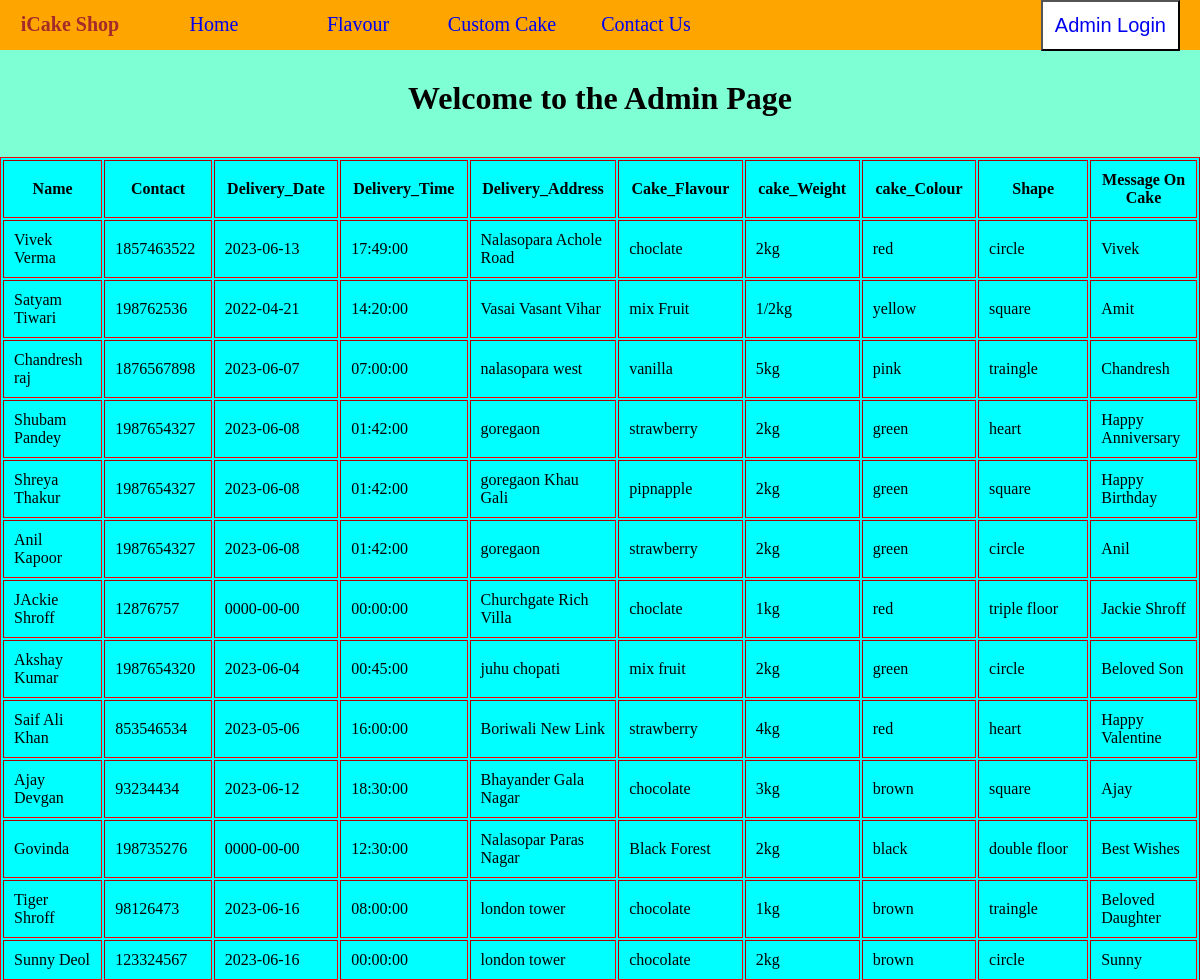
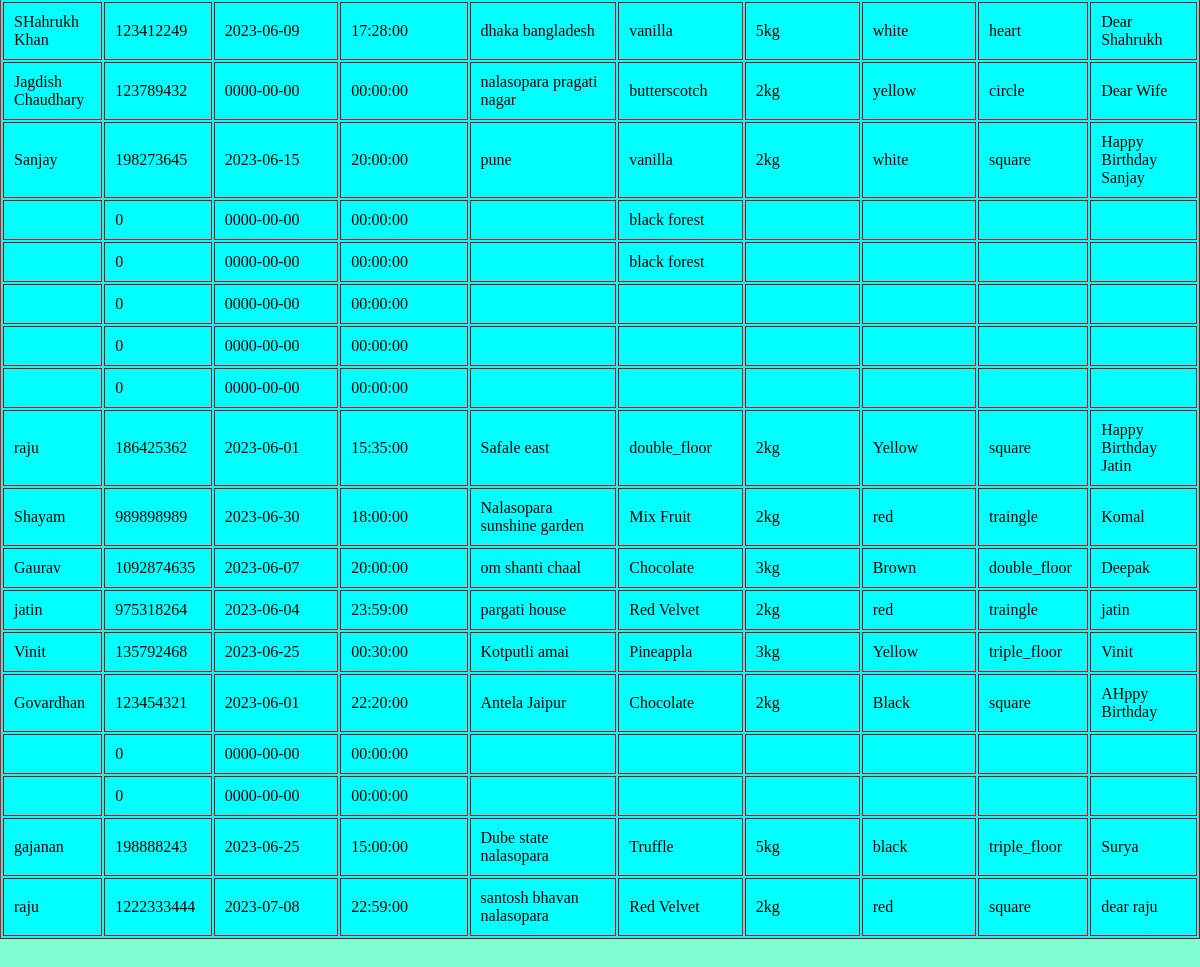
The page /customdetail.php on the database its author committed (2 pictures, top to bottom).
### tables this page shows
CREATE TABLE `customcake` (
  `sr_no` int(10) NOT NULL,
  `name` varchar(20) NOT NULL,
  `contact` int(10) NOT NULL,
  `delivery_date` date NOT NULL,
  `delivery_time` time NOT NULL,
  `address` varchar(40) NOT NULL,
  `flavour` varchar(20) NOT NULL,
  `weight` varchar(10) NOT NULL,
  `colour` varchar(15) NOT NULL,
  `shape` varchar(20) NOT NULL,
  `message` varchar(30) NOT NULL
);

### customdetail.php (the view, shortened to what this page needs)
<!DOCTYPE html>
<html lang="en">
<head>
</head>
<body>
    <?php include "nav.php";
    echo "<h1 class='t1 t2'> Welcome ". $_SESSION['username']." to the Admin Page</h1>";
    ?>
    <table border="1" class="tb">
        <tr>
            <th>Name</th>
            <th>Contact</th>
            <th>Delivery_Date</th>
            <th>Delivery_Time</th>
            <th>Delivery_Address</th>
            <th>Cake_Flavour</th>
            <th>cake_Weight</th>
            <th>cake_Colour</th>
            <th>Shape</th>
            <th>Message On Cake</th>
        </tr>
    <?php
    $sql="SELECT * FROM `customcake`";
    $result=mysqli_query($connect,$sql);
    while($row=mysqli_fetch_assoc($result)){
    echo '
        <tr>
            <td>'.$row['name'].'</td>
            <td>'.$row['contact'].'</td>
            <td>'.$row['delivery_date'].'</td>
            <td>'.$row['delivery_time'].'</td>
            <td>'.$row['address'].'</td>
            <td>'.$row['flavour'].'</td>
            <td>'.$row['weight'].'</td>
            <td>'.$row['colour'].'</td>
            <td>'.$row['shape'].'</td>
            <td>'.$row['message'].'</td>
        </tr>
    ';
    }
?>
</table>
</body>
</html>

### customdetail.php (style rules this page uses)
* { margin:0px; padding:0px; box-sizing:border-box; }
body { background-color:aquamarine; }
.tb th { padding: 10px; width: 200px; }
.tb td { padding: 10px; }
.tb { margin-top:190px; margin: auto auto; margin-bottom: 100px; background-color:aqua; border-color:red; }
.t1 { text-align:center; }
.t2 { margin-top:30px; margin-bottom:40px; }

### nav.php (style rules this page uses)
* { margin: 0; padding: 0; box-sizing: border-box; }
html { scroll-behavior:smooth; }

### rows shown on the page
customcake: name "Vivek Verma", contact "1857463522", delivery_date "2023-06-13", delivery_time "17:49:00", address "Nalasopara Achole Road", flavour "choclate", weight "2kg", colour "red", shape "circle", message "Vivek"
customcake: name "Satyam Tiwari", contact "198762536", delivery_date "2022-04-21", delivery_time "14:20:00", address "Vasai Vasant Vihar", flavour "mix Fruit", weight "1/2kg", colour "yellow", shape "square", message "Amit"
customcake: name "Chandresh raj", contact "1876567898", delivery_date "2023-06-07", delivery_time "07:00:00", address "nalasopara west", flavour "vanilla", weight "5kg", colour "pink", shape "traingle", message "Chandresh"
customcake: name "Shubam Pandey", contact "1987654327", delivery_date "2023-06-08", delivery_time "01:42:00", address "goregaon", flavour "strawberry", weight "2kg", colour "green", shape "heart", message "Happy Anniversary"
customcake: name "Shreya Thakur", contact "1987654327", delivery_date "2023-06-08", delivery_time "01:42:00", address "goregaon Khau Gali", flavour "pipnapple", weight "2kg", colour "green", shape "square", message "Happy Birthday"
customcake: name "Anil Kapoor", contact "1987654327", delivery_date "2023-06-08", delivery_time "01:42:00", address "goregaon", flavour "strawberry", weight "2kg", colour "green", shape "circle", message "Anil"
customcake: name "JAckie Shroff", contact "12876757", delivery_date "0000-00-00", delivery_time "00:00:00", address "Churchgate Rich Villa", flavour "choclate", weight "1kg", colour "red", shape "triple floor", message "Jackie Shroff"
customcake: name "Akshay Kumar", contact "1987654320", delivery_date "2023-06-04", delivery_time "00:45:00", address "juhu chopati", flavour "mix fruit", weight "2kg", colour "green", shape "circle", message "Beloved Son"
customcake: name "Saif Ali Khan", contact "853546534", delivery_date "2023-05-06", delivery_time "16:00:00", address "Boriwali New Link", flavour "strawberry", weight "4kg", colour "red", shape "heart", message "Happy Valentine"
customcake: name "Ajay Devgan", contact "93234434", delivery_date "2023-06-12", delivery_time "18:30:00", address "Bhayander Gala Nagar", flavour "chocolate", weight "3kg", colour "brown", shape "square", message "Ajay"
customcake: name "Govinda", contact "198735276", delivery_date "0000-00-00", delivery_time "12:30:00", address "Nalasopar Paras Nagar", flavour "Black Forest", weight "2kg", colour "black", shape "double floor", message "Best Wishes"
customcake: name "Tiger Shroff", contact "98126473", delivery_date "2023-06-16", delivery_time "08:00:00", address "london tower", flavour "chocolate", weight "1kg", colour "brown", shape "traingle", message "Beloved Daughter"
customcake: name "Sunny Deol", contact "123324567", delivery_date "2023-06-16", delivery_time "00:00:00", address "london tower", flavour "chocolate", weight "2kg", colour "brown", shape "circle", message "Sunny"
customcake: name "SHahrukh Khan", contact "123412249", delivery_date "2023-06-09", delivery_time "17:28:00", address "dhaka bangladesh", flavour "vanilla", weight "5kg", colour "white", shape "heart", message "Dear Shahrukh"
customcake: name "Jagdish Chaudhary", contact "123789432", delivery_date "0000-00-00", delivery_time "00:00:00", address "nalasopara pragati nagar", flavour "butterscotch", weight "2kg", colour "yellow", shape "circle", message "Dear Wife"
customcake: name "Sanjay", contact "198273645", delivery_date "2023-06-15", delivery_time "20:00:00", address "pune", flavour "vanilla", weight "2kg", colour "white", shape "square", message "Happy Birthday Sanjay"
customcake: contact "0", delivery_date "0000-00-00", delivery_time "00:00:00", flavour "black forest"
customcake: contact "0", delivery_date "0000-00-00", delivery_time "00:00:00", flavour "black forest"
customcake: contact "0", delivery_date "0000-00-00", delivery_time "00:00:00"
customcake: contact "0", delivery_date "0000-00-00", delivery_time "00:00:00"
customcake: contact "0", delivery_date "0000-00-00", delivery_time "00:00:00"
customcake: name "raju", contact "186425362", delivery_date "2023-06-01", delivery_time "15:35:00", address "Safale east", flavour "double_floor", weight "2kg", colour "Yellow", shape "square", message "Happy Birthday Jatin"
customcake: name "Shayam", contact "989898989", delivery_date "2023-06-30", delivery_time "18:00:00", address "Nalasopara sunshine garden", flavour "Mix Fruit", weight "2kg", colour "red", shape "traingle", message "Komal"
customcake: name "Gaurav", contact "1092874635", delivery_date "2023-06-07", delivery_time "20:00:00", address "om shanti chaal", flavour "Chocolate", weight "3kg", colour "Brown", shape "double_floor", message "Deepak"
customcake: name "jatin", contact "975318264", delivery_date "2023-06-04", delivery_time "23:59:00", address "pargati house", flavour "Red Velvet", weight "2kg", colour "red", shape "traingle", message "jatin"
customcake: name "Vinit", contact "135792468", delivery_date "2023-06-25", delivery_time "00:30:00", address "Kotputli amai", flavour "Pineappla", weight "3kg", colour "Yellow", shape "triple_floor", message "Vinit"
customcake: name "Govardhan", contact "123454321", delivery_date "2023-06-01", delivery_time "22:20:00", address "Antela Jaipur", flavour "Chocolate", weight "2kg", colour "Black", shape "square", message "AHppy Birthday"
customcake: contact "0", delivery_date "0000-00-00", delivery_time "00:00:00"
customcake: contact "0", delivery_date "0000-00-00", delivery_time "00:00:00"
customcake: name "gajanan", contact "198888243", delivery_date "2023-06-25", delivery_time "15:00:00", address "Dube state nalasopara", flavour "Truffle", weight "5kg", colour "black", shape "triple_floor", message "Surya"
customcake: name "raju", contact "1222333444", delivery_date "2023-07-08", delivery_time "22:59:00", address "santosh bhavan nalasopara", flavour "Red Velvet", weight "2kg", colour "red", shape "square", message "dear raju"
